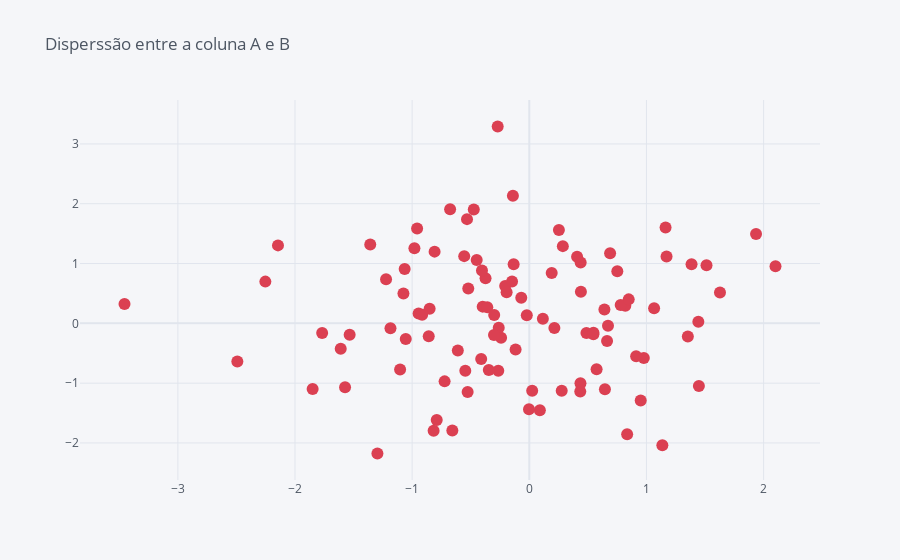

Here is the notebook cell this chart was saved with:
### Markdown cell above
Conhecidos como gráficos de dispersão, são utilizados para representar a relação (positiva ou negativa) entre duas ou mais variáveis. No parâmetro color definimos as cores para os pontos.

### Code cell
df.iplot(kind='scatter', 
         x='A', y='B', 
         title='Disperssão entre a coluna A e B', 
         color='red', mode='markers')
